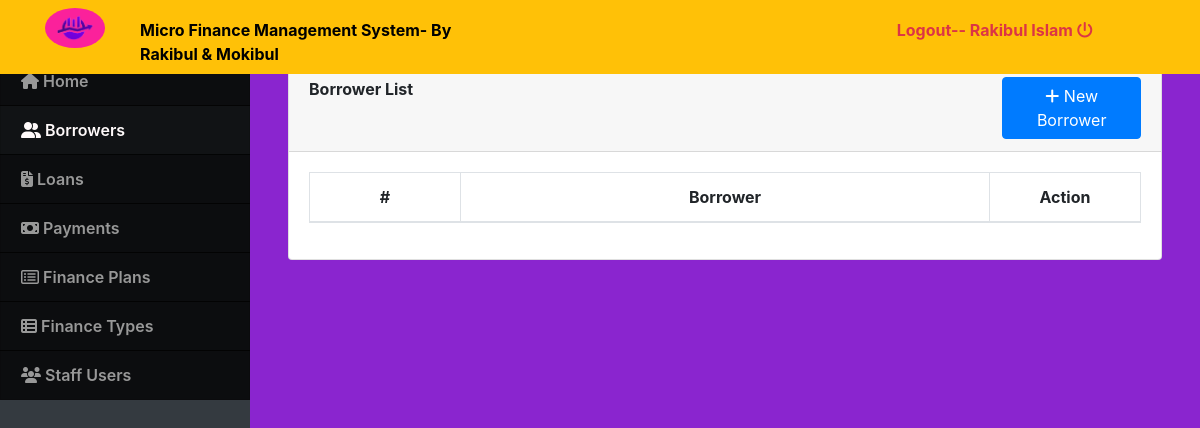
Before: /index.php?page=borrowers (signed in) with the older database file.
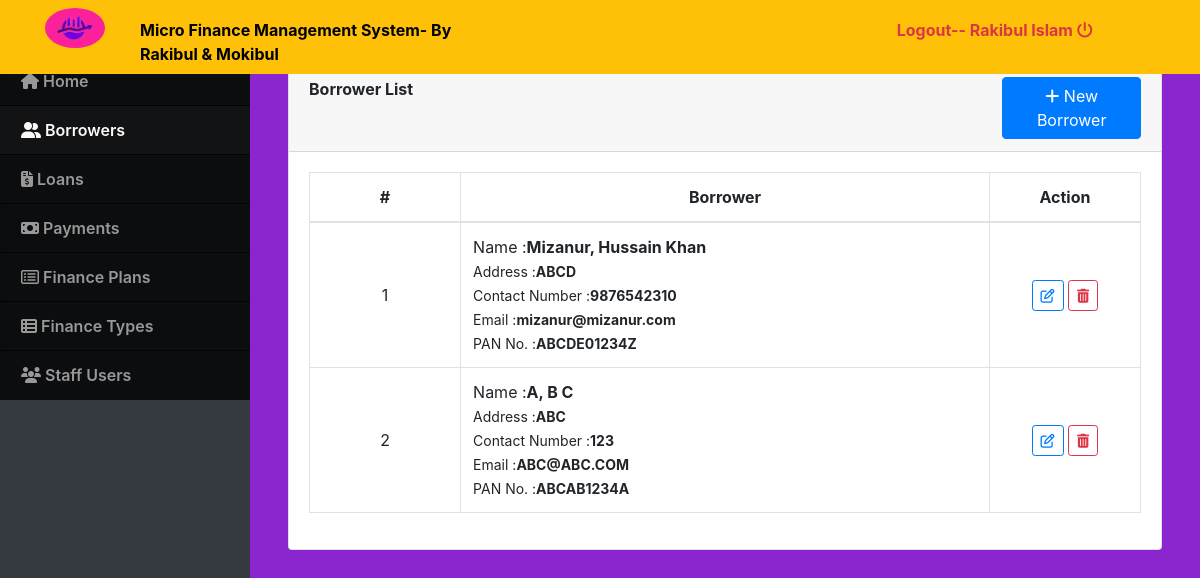
After: the same page with the newer database file.
### tables this page shows
CREATE TABLE `borrowers` (
  `id` int(30) NOT NULL,
  `firstname` varchar(100) NOT NULL,
  `middlename` varchar(100) NOT NULL,
  `lastname` varchar(100) NOT NULL,
  `contact_no` varchar(30) NOT NULL,
  `address` text NOT NULL,
  `email` varchar(50) NOT NULL,
  `tax_id` varchar(50) NOT NULL,
  `date_created` int(11) NOT NULL
);

### borrowers.php (the view, shortened to what this page needs)
<?php include 'db_connect.php' ?>
<div class="container-fluid">
	<div class="col-lg-12">
		<div class="card">
			<div class="card-header">
				<large class="card-title">
					<b>Borrower List</b>
				</large>
				<button class="btn btn-primary btn-block col-md-2 float-right" type="button" id="new_borrower"><i class="fa fa-plus"></i> New Borrower</button>
			</div>
			<div class="card-body">
				<table class="table table-bordered" id="borrower-list">
					<colgroup>
						<col width="10%">
						<col width="35%">
						<col width="10%">
					</colgroup>
					<thead>
						<tr>
							<th class="text-center">#</th>
							<th class="text-center">Borrower</th>
							<th class="text-center">Action</th>
						</tr>
					</thead>
					<tbody>
						<?php
						$i = 1;
						$qry = $conn->query("SELECT * FROM borrowers order by id desc");
						while ($row = $qry->fetch_assoc()) :
						?>
							<tr>
								<td class="text-center"><?php echo $i++ ?></td>
								<td>
									<p>Name :<b><?php echo ucwords($row['firstname'] . ", " . $row['middlename'] . ' ' . $row['lastname']) ?></b></p>
									<p><small>Address :<b><?php echo $row['address'] ?></small></b></p>
									<p><small>Contact Number :<b><?php echo $row['contact_no'] ?></small></b></p>
									<p><small>Email :<b><?php echo $row['email'] ?></small></b></p>
									<p><small> PAN No. :<b><?php echo $row['tax_id'] ?></small></b></p>
								</td>
								<td class="text-center">
									<button class="btn btn-outline-primary btn-sm edit_borrower" type="button" data-id="<?php echo $row['id'] ?>"><i class="fa fa-edit"></i></button>
									<button class="btn btn-outline-danger btn-sm delete_borrower" type="button" data-id="<?php echo $row['id'] ?>"><i class="fa fa-trash"></i></button>
								</td>
							</tr>
						<?php endwhile; ?>
					</tbody>
				</table>
			</div>
		</div>
	</div>
</div>

Changed rows visible on the page:
added borrowers: firstname+middlename+lastname "Mizanur, Hussain Khan", address "ABCD", contact_no "9876542310", email "mizanur@mizanur.com", tax "ABCDE01234Z"
added borrowers: firstname+middlename+lastname "A, B C", address "ABC", contact_no "123", email "ABC@ABC.COM", tax "ABCAB1234A"
